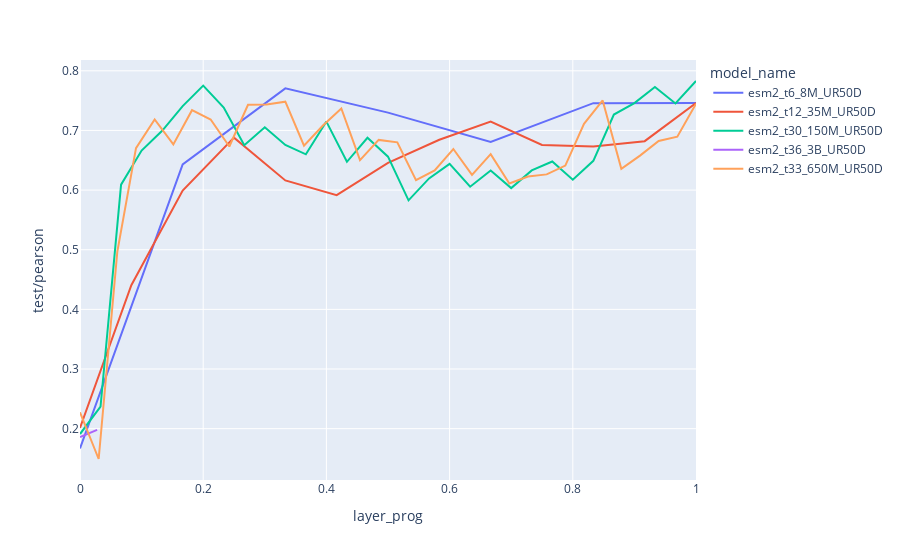

Notebook source saved alongside this figure:
### Code cell
px.line(df, x="layer_prog", y="test/pearson", color="model_name")

### Figure 1 — Plotly figure (JSON) as saved in the notebook; plotly's stock layout.template omitted (floating-point values rounded to 4 significant figures)
{"data": [{"hovertemplate": "model_name=esm2_t6_8M_UR50D<br>layer_prog=%{x}<br>test/pearson=%{y}<extra></extra>", "legendgroup": "esm2_t6_8M_UR50D", "line": {"color": "#636efa", "dash": "solid"}, "marker": {"symbol": "circle"}, "mode": "lines", "name": "esm2_t6_8M_UR50D", "orientation": "v", "showlegend": true, "type": "scatter", "x": [0, 0.1667, 0.3333, 0.5, 0.6667, 0.8333, 1], "xaxis": "x", "y": [0.1669, 0.6429, 0.7706, 0.7299, 0.6806, 0.7457, 0.7462], "yaxis": "y"}, {"hovertemplate": "model_name=esm2_t12_35M_UR50D<br>layer_prog=%{x}<br>test/pearson=%{y}<extra></extra>", "legendgroup": "esm2_t12_35M_UR50D", "line": {"color": "#EF553B", "dash": "solid"}, "marker": {"symbol": "circle"}, "mode": "lines", "name": "esm2_t12_35M_UR50D", "orientation": "v", "showlegend": true, "type": "scatter", "x": [0, 0.08333, 0.1667, 0.25, 0.3333, 0.4167, 0.5, 0.5833, 0.6667, 0.75, 0.8333, 0.9167, 1], "xaxis": "x", "y": [0.2012, 0.4404, 0.5992, 0.6879, 0.6161, 0.5914, 0.6455, 0.6843, 0.7147, 0.6756, 0.6732, 0.682, 0.7459], "yaxis": "y"}, {"hovertemplate": "model_name=esm2_t30_150M_UR50D<br>layer_prog=%{x}<br>test/pearson=%{y}<extra></extra>", "legendgroup": "esm2_t30_150M_UR50D", "line": {"color": "#00cc96", "dash": "solid"}, "marker": {"symbol": "circle"}, "mode": "lines", "name": "esm2_t30_150M_UR50D", "orientation": "v", "showlegend": true, "type": "scatter", "x": [0, 0.03333, 0.06667, 0.1, 0.1333, 0.1667, 0.2, 0.2333, 0.2667, 0.3, 0.3333, 0.3667, 0.4, 0.4333, 0.4667, 0.5, 0.5333, 0.5667, 0.6, 0.6333, 0.6667, 0.7, 0.7333, 0.7667, 0.8, 0.8333, 0.8667, 0.9, 0.9333, 0.9667, 1], "xaxis": "x", "y": [0.191, 0.2369, 0.6091, 0.6663, 0.6994, 0.7408, 0.7751, 0.7383, 0.6752, 0.7054, 0.6756, 0.6599, 0.7148, 0.6474, 0.6877, 0.656, 0.5828, 0.6195, 0.6439, 0.6056, 0.6328, 0.6033, 0.6329, 0.6479, 0.6174, 0.649, 0.7266, 0.7458, 0.7729, 0.7453, 0.7829], "yaxis": "y"}, {"hovertemplate": "model_name=esm2_t36_3B_UR50D<br>layer_prog=%{x}<br>test/pearson=%{y}<extra></extra>", "legendgroup": "esm2_t36_3B_UR50D", "line": {"color": "#ab63fa", "dash": "solid"}, "marker": {"symbol": "circle"}, "mode": "lines", "name": "esm2_t36_3B_UR50D", "orientation": "v", "showlegend": true, "type": "scatter", "x": [0, 0.02778, 0.05556], "xaxis": "x", "y": [0.1859, 0.1979, null], "yaxis": "y"}, {"hovertemplate": "model_name=esm2_t33_650M_UR50D<br>layer_prog=%{x}<br>test/pearson=%{y}<extra></extra>", "legendgroup": "esm2_t33_650M_UR50D", "line": {"color": "#FFA15A", "dash": "solid"}, "marker": {"symbol": "circle"}, "mode": "lines", "name": "esm2_t33_650M_UR50D", "orientation": "v", "showlegend": true, "type": "scatter", "x": [0, 0.0303, 0.06061, 0.09091, 0.1212, 0.1515, 0.1818, 0.2121, 0.2424, 0.2727, 0.303, 0.3333, 0.3636, 0.3939, 0.4242, 0.4545, 0.4848, 0.5152, 0.5455, 0.5758, 0.6061, 0.6364, 0.6667, 0.697, 0.7273, 0.7576, 0.7879, 0.8182, 0.8485, 0.8788, 0.9091, 0.9394, 0.9697, 1], "xaxis": "x", "y": [0.2275, 0.1491, 0.497, 0.6704, 0.7185, 0.6766, 0.734, 0.7183, 0.673, 0.743, 0.7433, 0.7482, 0.6745, 0.7078, 0.7369, 0.6503, 0.6842, 0.68, 0.6165, 0.6329, 0.6688, 0.6255, 0.6603, 0.6111, 0.6227, 0.6263, 0.6411, 0.711, 0.7503, 0.6356, 0.6578, 0.6823, 0.6895, 0.7448], "yaxis": "y"}], "layout": {"legend": {"title": {"text": "model_name"}, "tracegroupgap": 0}, "margin": {"t": 60}, "xaxis": {"anchor": "y", "domain": [0, 1], "title": {"text": "layer_prog"}}, "yaxis": {"anchor": "x", "domain": [0, 1], "title": {"text": "test/pearson"}}}}
